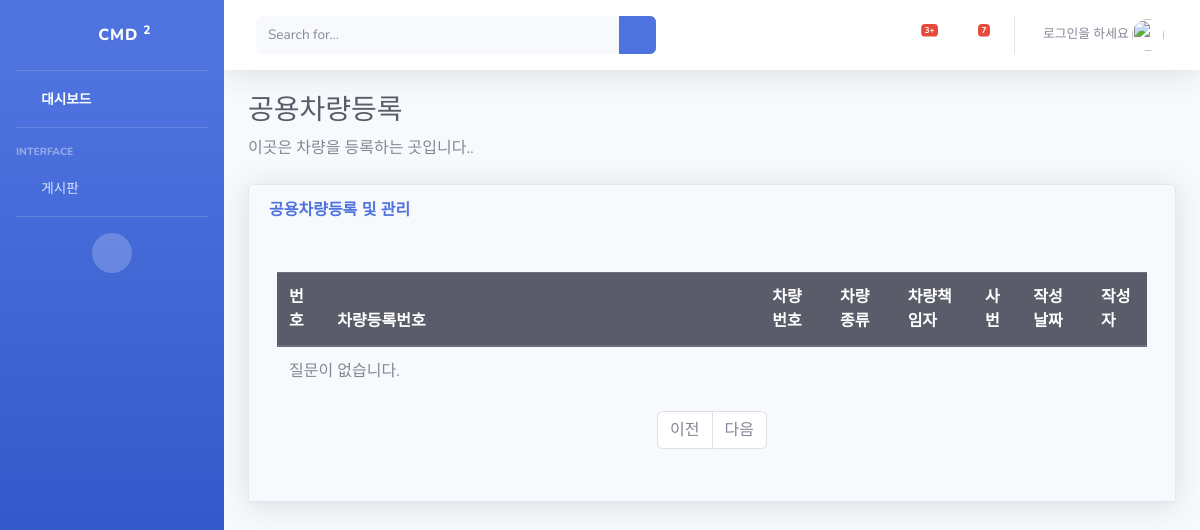
Page /pybo/ on the earlier database version.
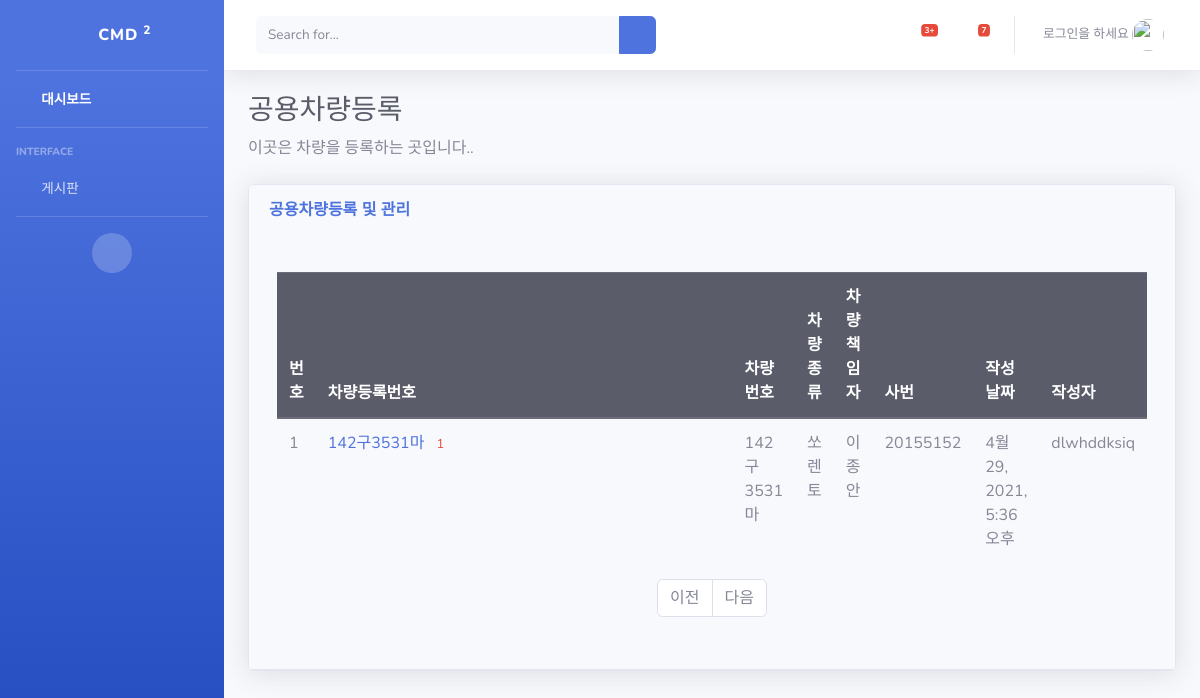
Same page on the later database version.
### pybo/models.py (models this page shows)
class Question(models.Model):
    Car_num = models.CharField(max_length=15)
    Car_variety = models.CharField(max_length=10)
    Car_manager = models.CharField(max_length=10)
    bussiness_num = models.CharField(max_length=15)
    author = models.ForeignKey(User, on_delete=models.CASCADE)
    create_date = models.DateTimeField()
    modify_date = models.DateTimeField(null=True, blank=True)

### pybo/views.py (the view)
# urls.py: path('', views.index, name='index'),
def index(request):
    question_list = Question.objects.order_by('-create_date')
    context = {'question_list': question_list}
    return render(request, 'question_list.html', context)

### templates/question_list.html (shortened to what this page needs)
{% extends 'base.html' %}
{% block content %}
    <h1 class="h3 mb-2 text-gray-800">공용차량등록</h1>
    <p class="mb-4">이곳은 차량을 등록하는 곳입니다..
    </p>
    <div class="card shadow mb-4">
    <div class="card-header py-3">
    <div class="row">
    <div class="col-sm-12 col-md-6">
        <h6 class="m-0 font-weight-bold text-primary">공용차량등록 및 관리</h6>
    </div>
    <div class="card-body">
    <div class="table-responsive">
    <table class="table table-bordered" id="dataTable" width="100%" cellspacing="0">
    <tbody>
    <div class="container my-3">
        <table class="table">
            <thead>
            <tr class="thead-dark">
                <th>번호</th>
                <th style="width:50%">차량등록번호</th>
                <th>차량번호</th>
                <th>차량종류</th>
                <th>차량책임자</th>
                <th>사번</th>
                <th>작성날짜</th>
                <th>작성자</th>
            </tr>
            </thead>
            <tbody>
            {% if question_list %}
                {% for question in question_list %}
                    <tr>
                        <td>{{ forloop.counter }}</td>
                        <td>
                            <a href="{% url 'pybo:detail' question.id %}">{{ question.Car_num }}</a>
                            {% if question.answer_set.count > 0 %}
                                <span class="text-danger small ml-2">{{ question.answer_set.count }}</span>
                            {% endif %}
                        </td>
                        <td>{{ question.Car_num }}</td>
                        <td>{{ question.Car_variety}}</td>
                        <td>{{ question.Car_manager }}</td>
                        <td>{{ question.bussiness_num }}</td>
                        <td>{{ question.create_date }}</td>
                        <td>{{ question.author.username }}</td>
                    </tr>
                {% endfor %}
            {% else %}
                <tr>
                    <td colspan="3">질문이 없습니다.</td>
                </tr>
            {% endif %}
            </tbody>
        </table>
    </div>
    <ul class="pagination justify-content-center">
        {% if question_list.has_previous %}
            <li class="page-item">
                <a class="page-link" href="?page={{ question_list.previous_page_number }}">이전</a>
            </li>
        {% else %}
            <li class="page-item disabled">
                <a class="page-link" tabindex="-1" aria-disabled="true" href="#">이전</a>
            </li>
        {% endif %}
        {% if question_list.has_next %}
            <li class="page-item">
                <a class="page-link" href="?page={{ question_list.next_page_number }}">다음</a>
            </li>
        {% else %}
            <li class="page-item disabled">
                <a class="page-link" tabindex="-1" aria-disabled="true" href="#">다음</a>
            </li>
        {% endif %}
    </ul>
{% endblock %}

Differences in the rows shown:
added Question: Car_num "142구3531마", answer_set.count "1", Car_variety "쏘렌토", Car_manager "이종안", bussiness_num "20155152", create_date "4월 29, 2021, 5:36 오후", author.username "dlwhddksiq"
Other differences:
text no longer shown: "질문이 없습니다."
